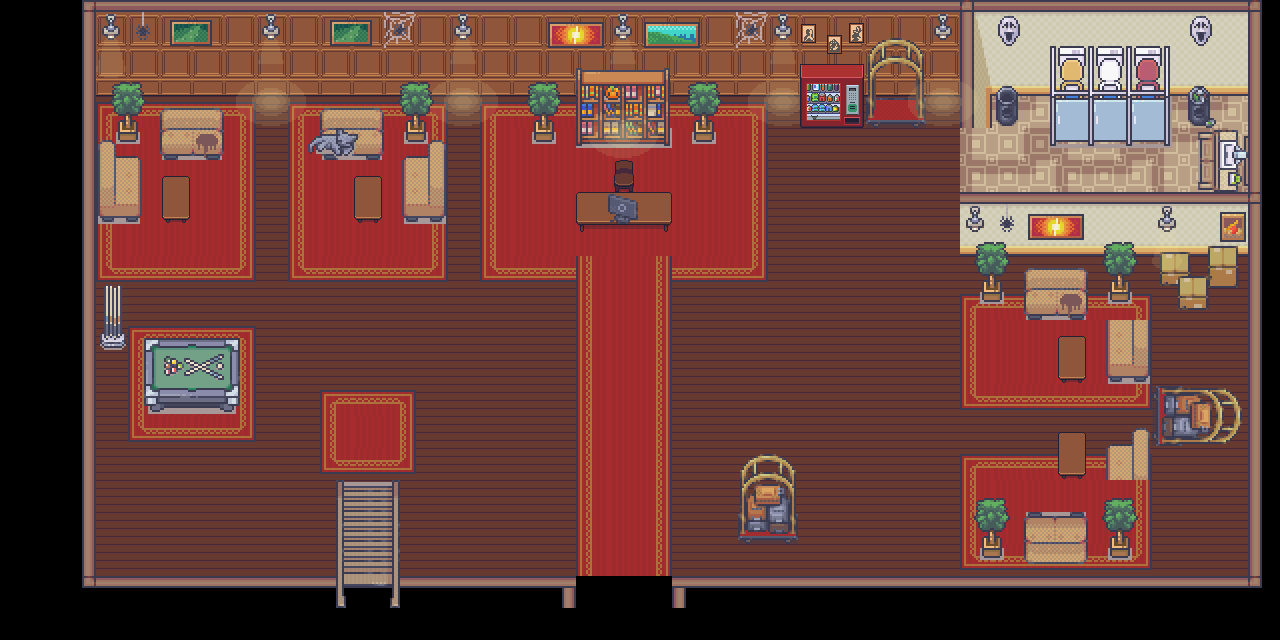

This game map was drawn from its Tiled (.tmx) file and the tilesets committed beside it. A one-line description and the trimmed map source follow:
An orthogonal 40x20 tile map with 32x32 px tiles, 8 tile layers (groundlayer, carpets, walllayer, walllayer2, ...), 16 tilesets and 1 object (start).

<map version="1.9" tiledversion="1.9.2" orientation="orthogonal" renderorder="right-down" width="40" height="20" tilewidth="32" tileheight="32" infinite="0" nextlayerid="11" nextobjectid="3">
 <editorsettings>
  <export target="mygame4.tmj" format="json" />
 </editorsettings>
 <tileset firstgid="1" name="2_LivingRoom_32x32" tilewidth="32" tileheight="32" tilecount="720" columns="16">
  <image source="2_LivingRoom_32x32.png" width="512" height="1440" />
 </tileset>
 <tileset firstgid="721" name="3_Bathroom_32x32" tilewidth="32" tileheight="32" tilecount="896" columns="16">
  <image source="3_Bathroom_32x32.png" width="512" height="1792" />
 </tileset>
 <tileset firstgid="1617" name="4_Bedroom_32x32" tilewidth="32" tileheight="32" tilecount="1712" columns="16">
  <image source="4_Bedroom_32x32.png" width="512" height="3424" />
 </tileset>
 <tileset firstgid="3329" name="11_Halloween_32x32" tilewidth="32" tileheight="32" tilecount="976" columns="16">
  <image source="11_Halloween_32x32.png" width="512" height="1952" />
 </tileset>
 <tileset firstgid="4305" name="Carpet" tilewidth="32" tileheight="32" tilecount="960" columns="60">
  <image source="Carpet.png" width="1920" height="512" />
 </tileset>
 <tileset firstgid="5265" name="Room_Builder_32x32" tilewidth="32" tileheight="32" tilecount="8284" columns="76">
  <image source="Room_Builder_32x32.png" width="2432" height="3488" />
 </tileset>
 <tileset firstgid="13549" name="Wood" tilewidth="32" tileheight="32" tilecount="8640" columns="180">
  <image source="Wood.png" width="5760" height="1536" />
 </tileset>
 <tileset firstgid="22189" name="Wall_unstable" tilewidth="32" tileheight="32" tilecount="7680" columns="96">
  <image source="Wall_unstable.png" width="3072" height="2560" />
 </tileset>
 <tileset firstgid="29869" name="gather_tables_2.1" tilewidth="32" tileheight="32" tilecount="9000" columns="90">
  <image source="gather_tables_2.1.png" width="2880" height="3200" />
 </tileset>
 <tileset firstgid="38869" name="gather_chairs_1.3" tilewidth="32" tileheight="32" tilecount="800" columns="25">
  <image source="gather_chairs_1.3.png" width="800" height="1024" />
 </tileset>
 <tileset firstgid="39669" name="defimon3" tilewidth="32" tileheight="32" tilecount="848" columns="16">
  <image source="defimon3.png" width="512" height="1696" />
 </tileset>
 <tileset firstgid="40517" name="defimon1" tilewidth="32" tileheight="32" tilecount="10176" columns="96">
  <image source="defimon1.png" width="3072" height="3392" />
 </tileset>
 <tileset firstgid="50693" name="12_Hotel_and_Hospital_32x32" tilewidth="32" tileheight="32" tilecount="1984" columns="32">
  <image source="12_Hotel_and_Hospital_32x32.png" width="1024" height="1984" />
 </tileset>
 <tileset firstgid="52677" name="14_Basement_32x32" tilewidth="32" tileheight="32" tilecount="800" columns="16">
  <image source="14_Basement_32x32.png" width="512" height="1600" />
 </tileset>
 <tileset firstgid="53477" name="gather_decoration_1.21" tilewidth="32" tileheight="32" tilecount="7956" columns="36">
  <image source="gather_decoration_1.21.png" width="1152" height="7072" />
 </tileset>
 <tileset firstgid="61433" name="1_Generic_32x32" tilewidth="32" tileheight="32" tilecount="1248" columns="16">
  <image source="1_Generic_32x32.png" width="512" height="2496" />
 </tileset>
 <layer id="1" name="groundlayer" width="40" height="20">
  <data>[800 cells, 546 non-empty, 9 distinct tile ids]</data>
 </layer>
 <layer id="9" name="carpets" width="40" height="20">
  <data>[800 cells, 214 non-empty, 9 distinct tile ids]</data>
 </layer>
 <layer id="2" name="walllayer" width="40" height="20">
  <data>[800 cells, 135 non-empty, 17 distinct tile ids]</data>
 </layer>
 <layer id="3" name="walllayer2" width="40" height="20">
  <data>[800 cells, 129 non-empty, 18 distinct tile ids]</data>
 </layer>
 <layer id="4" name="itemlayer" width="40" height="20">
  <data>[800 cells, 133 non-empty, 81 distinct tile ids]</data>
 </layer>
 <objectgroup id="10" name="objectLayer">
  <object id="2" name="start" x="620" y="541.333">
   <point />
  </object>
 </objectgroup>
 <layer id="7" name="itemlayer2" width="40" height="20">
  <data>[800 cells, 170 non-empty, 90 distinct tile ids]</data>
 </layer>
 <layer id="5" name="itemlayer3" width="40" height="20">
  <data>[800 cells, 42 non-empty, 29 distinct tile ids]</data>
 </layer>
 <layer id="8" name="itemlayer4" width="40" height="20">
  <data>[800 cells, 11 non-empty, 9 distinct tile ids]</data>
 </layer>
</map>
